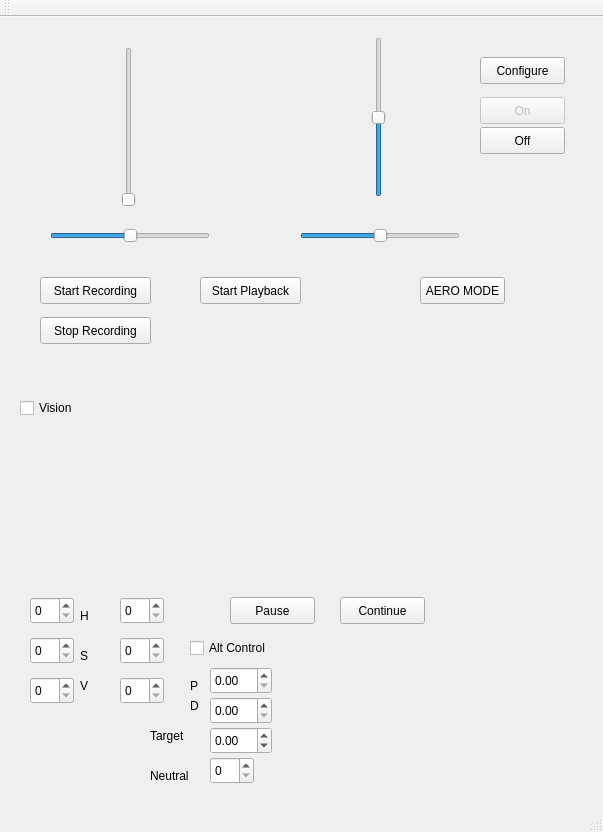
<?xml version="1.0" encoding="UTF-8"?>
<ui version="4.0">
 <class>MainWindow</class>
 <widget class="QMainWindow" name="MainWindow">
  <property name="geometry">
   <rect>
    <x>0</x>
    <y>0</y>
    <width>603</width>
    <height>832</height>
   </rect>
  </property>
  <property name="windowTitle">
   <string>MainWindow</string>
  </property>
  <widget class="QWidget" name="centralWidget">
   <widget class="QSlider" name="throttleSlider">
    <property name="geometry">
     <rect>
      <x>120</x>
      <y>30</y>
      <width>18</width>
      <height>160</height>
     </rect>
    </property>
    <property name="minimum">
     <number>-1000</number>
    </property>
    <property name="maximum">
     <number>1000</number>
    </property>
    <property name="value">
     <number>-1000</number>
    </property>
    <property name="orientation">
     <enum>Qt::Vertical</enum>
    </property>
   </widget>
   <widget class="QPushButton" name="onButton">
    <property name="enabled">
     <bool>false</bool>
    </property>
    <property name="geometry">
     <rect>
      <x>480</x>
      <y>80</y>
      <width>85</width>
      <height>27</height>
     </rect>
    </property>
    <property name="text">
     <string>On</string>
    </property>
   </widget>
   <widget class="QPushButton" name="offButton">
    <property name="geometry">
     <rect>
      <x>480</x>
      <y>110</y>
      <width>85</width>
      <height>27</height>
     </rect>
    </property>
    <property name="text">
     <string>Off</string>
    </property>
   </widget>
   <widget class="QSlider" name="rudderSlider">
    <property name="geometry">
     <rect>
      <x>50</x>
      <y>210</y>
      <width>160</width>
      <height>18</height>
     </rect>
    </property>
    <property name="minimum">
     <number>-1000</number>
    </property>
    <property name="maximum">
     <number>1000</number>
    </property>
    <property name="orientation">
     <enum>Qt::Horizontal</enum>
    </property>
   </widget>
   <widget class="QSlider" name="rollSlider">
    <property name="geometry">
     <rect>
      <x>300</x>
      <y>210</y>
      <width>160</width>
      <height>18</height>
     </rect>
    </property>
    <property name="minimum">
     <number>-1000</number>
    </property>
    <property name="maximum">
     <number>1000</number>
    </property>
    <property name="orientation">
     <enum>Qt::Horizontal</enum>
    </property>
   </widget>
   <widget class="QSlider" name="pitchSlider">
    <property name="geometry">
     <rect>
      <x>370</x>
      <y>20</y>
      <width>18</width>
      <height>160</height>
     </rect>
    </property>
    <property name="minimum">
     <number>-1000</number>
    </property>
    <property name="maximum">
     <number>1000</number>
    </property>
    <property name="orientation">
     <enum>Qt::Vertical</enum>
    </property>
   </widget>
   <widget class="QPushButton" name="configureButton">
    <property name="geometry">
     <rect>
      <x>480</x>
      <y>40</y>
      <width>85</width>
      <height>27</height>
     </rect>
    </property>
    <property name="text">
     <string>Configure</string>
    </property>
   </widget>
   <widget class="QPushButton" name="pushButton_2">
    <property name="geometry">
     <rect>
      <x>420</x>
      <y>260</y>
      <width>85</width>
      <height>27</height>
     </rect>
    </property>
    <property name="text">
     <string>AERO MODE</string>
    </property>
   </widget>
   <widget class="QPushButton" name="recordStartButton">
    <property name="geometry">
     <rect>
      <x>40</x>
      <y>260</y>
      <width>111</width>
      <height>27</height>
     </rect>
    </property>
    <property name="text">
     <string>Start Recording</string>
    </property>
   </widget>
   <widget class="QPushButton" name="recordStopButton">
    <property name="geometry">
     <rect>
      <x>40</x>
      <y>300</y>
      <width>111</width>
      <height>27</height>
     </rect>
    </property>
    <property name="text">
     <string>Stop Recording</string>
    </property>
   </widget>
   <widget class="QPushButton" name="playbackStartButton">
    <property name="geometry">
     <rect>
      <x>200</x>
      <y>260</y>
      <width>101</width>
      <height>27</height>
     </rect>
    </property>
    <property name="text">
     <string>Start Playback</string>
    </property>
   </widget>
   <widget class="QCheckBox" name="visionCheckBox">
    <property name="geometry">
     <rect>
      <x>20</x>
      <y>380</y>
      <width>90</width>
      <height>22</height>
     </rect>
    </property>
    <property name="text">
     <string>Vision</string>
    </property>
   </widget>
   <widget class="QCustomPlot" name="altitudePlot" native="true">
    <property name="geometry">
     <rect>
      <x>120</x>
      <y>380</y>
      <width>431</width>
      <height>191</height>
     </rect>
    </property>
   </widget>
   <widget class="QSpinBox" name="Hmin">
    <property name="geometry">
     <rect>
      <x>30</x>
      <y>580</y>
      <width>44</width>
      <height>27</height>
     </rect>
    </property>
    <property name="maximum">
     <number>180</number>
    </property>
   </widget>
   <widget class="QSpinBox" name="Hmax">
    <property name="geometry">
     <rect>
      <x>120</x>
      <y>580</y>
      <width>44</width>
      <height>27</height>
     </rect>
    </property>
    <property name="maximum">
     <number>180</number>
    </property>
   </widget>
   <widget class="QSpinBox" name="Smin">
    <property name="geometry">
     <rect>
      <x>30</x>
      <y>620</y>
      <width>44</width>
      <height>27</height>
     </rect>
    </property>
    <property name="maximum">
     <number>255</number>
    </property>
   </widget>
   <widget class="QSpinBox" name="Smax">
    <property name="geometry">
     <rect>
      <x>120</x>
      <y>620</y>
      <width>44</width>
      <height>27</height>
     </rect>
    </property>
    <property name="maximum">
     <number>255</number>
    </property>
   </widget>
   <widget class="QSpinBox" name="Vmin">
    <property name="geometry">
     <rect>
      <x>30</x>
      <y>660</y>
      <width>44</width>
      <height>27</height>
     </rect>
    </property>
    <property name="maximum">
     <number>255</number>
    </property>
   </widget>
   <widget class="QSpinBox" name="Vmax">
    <property name="geometry">
     <rect>
      <x>120</x>
      <y>660</y>
      <width>44</width>
      <height>27</height>
     </rect>
    </property>
    <property name="maximum">
     <number>255</number>
    </property>
   </widget>
   <widget class="QLabel" name="label">
    <property name="geometry">
     <rect>
      <x>80</x>
      <y>590</y>
      <width>21</width>
      <height>17</height>
     </rect>
    </property>
    <property name="text">
     <string>H</string>
    </property>
   </widget>
   <widget class="QLabel" name="label_2">
    <property name="geometry">
     <rect>
      <x>80</x>
      <y>630</y>
      <width>21</width>
      <height>17</height>
     </rect>
    </property>
    <property name="text">
     <string>S</string>
    </property>
   </widget>
   <widget class="QLabel" name="label_3">
    <property name="geometry">
     <rect>
      <x>80</x>
      <y>660</y>
      <width>21</width>
      <height>17</height>
     </rect>
    </property>
    <property name="text">
     <string>V</string>
    </property>
   </widget>
   <widget class="QPushButton" name="visionPause">
    <property name="geometry">
     <rect>
      <x>230</x>
      <y>580</y>
      <width>85</width>
      <height>27</height>
     </rect>
    </property>
    <property name="text">
     <string>Pause</string>
    </property>
   </widget>
   <widget class="QPushButton" name="visionContinue">
    <property name="geometry">
     <rect>
      <x>340</x>
      <y>580</y>
      <width>85</width>
      <height>27</height>
     </rect>
    </property>
    <property name="text">
     <string>Continue</string>
    </property>
   </widget>
   <widget class="QLabel" name="label_5">
    <property name="geometry">
     <rect>
      <x>190</x>
      <y>660</y>
      <width>16</width>
      <height>17</height>
     </rect>
    </property>
    <property name="text">
     <string>P</string>
    </property>
   </widget>
   <widget class="QLabel" name="label_6">
    <property name="geometry">
     <rect>
      <x>190</x>
      <y>680</y>
      <width>16</width>
      <height>17</height>
     </rect>
    </property>
    <property name="text">
     <string>D</string>
    </property>
   </widget>
   <widget class="QDoubleSpinBox" name="altP">
    <property name="geometry">
     <rect>
      <x>210</x>
      <y>650</y>
      <width>62</width>
      <height>27</height>
     </rect>
    </property>
   </widget>
   <widget class="QDoubleSpinBox" name="altD">
    <property name="geometry">
     <rect>
      <x>210</x>
      <y>680</y>
      <width>62</width>
      <height>27</height>
     </rect>
    </property>
    <property name="minimum">
     <double>0.000000000000000</double>
    </property>
    <property name="maximum">
     <double>1000.000000000000000</double>
    </property>
    <property name="singleStep">
     <double>1.000000000000000</double>
    </property>
   </widget>
   <widget class="QCheckBox" name="altControl">
    <property name="geometry">
     <rect>
      <x>190</x>
      <y>620</y>
      <width>90</width>
      <height>22</height>
     </rect>
    </property>
    <property name="text">
     <string>Alt Control</string>
    </property>
   </widget>
   <widget class="QSpinBox" name="altNeutral">
    <property name="geometry">
     <rect>
      <x>210</x>
      <y>740</y>
      <width>44</width>
      <height>27</height>
     </rect>
    </property>
    <property name="maximum">
     <number>250</number>
    </property>
   </widget>
   <widget class="QLabel" name="label_4">
    <property name="geometry">
     <rect>
      <x>150</x>
      <y>750</y>
      <width>59</width>
      <height>17</height>
     </rect>
    </property>
    <property name="text">
     <string>Neutral</string>
    </property>
   </widget>
   <widget class="QLabel" name="label_7">
    <property name="geometry">
     <rect>
      <x>150</x>
      <y>710</y>
      <width>59</width>
      <height>17</height>
     </rect>
    </property>
    <property name="text">
     <string>Target</string>
    </property>
   </widget>
   <widget class="QDoubleSpinBox" name="altTarget">
    <property name="geometry">
     <rect>
      <x>210</x>
      <y>710</y>
      <width>62</width>
      <height>27</height>
     </rect>
    </property>
    <property name="minimum">
     <double>-100.000000000000000</double>
    </property>
    <property name="singleStep">
     <double>0.100000000000000</double>
    </property>
   </widget>
  </widget>
  <widget class="QMenuBar" name="menuBar">
   <property name="geometry">
    <rect>
     <x>0</x>
     <y>0</y>
     <width>603</width>
     <height>27</height>
    </rect>
   </property>
  </widget>
  <widget class="QToolBar" name="mainToolBar">
   <attribute name="toolBarArea">
    <enum>TopToolBarArea</enum>
   </attribute>
   <attribute name="toolBarBreak">
    <bool>false</bool>
   </attribute>
  </widget>
  <widget class="QStatusBar" name="statusBar"/>
 </widget>
 <layoutdefault spacing="6" margin="11"/>
 <customwidgets>
  <customwidget>
   <class>QCustomPlot</class>
   <extends>QWidget</extends>
   <header>qcustomplot.h</header>
   <container>1</container>
  </customwidget>
 </customwidgets>
 <resources/>
 <connections/>
</ui>
